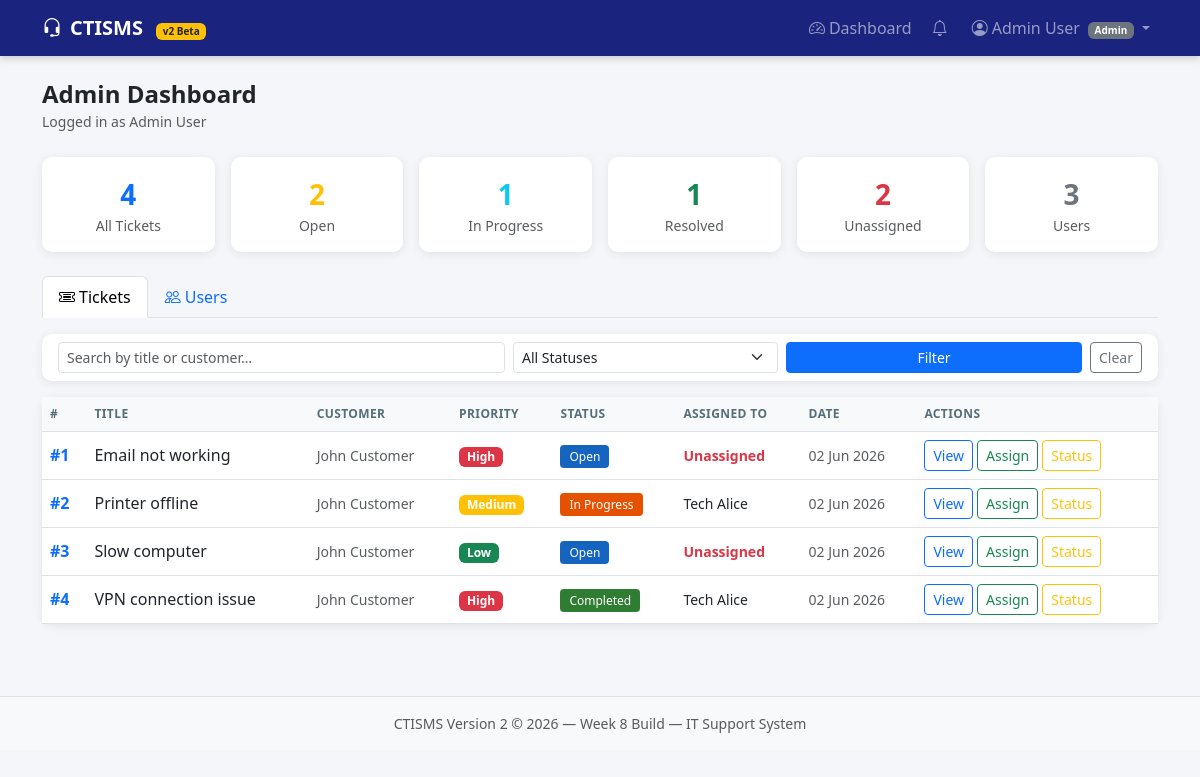
Page /admin_dashboard.php (signed in) on the committed database.
### tables this page shows
CREATE TABLE `tickets` (
  `id`            INT          NOT NULL AUTO_INCREMENT,
  `title`         VARCHAR(255) NOT NULL,
  `description`   TEXT         NOT NULL,
  `status`        ENUM('Open','In Progress','Awaiting Parts','Completed','Closed')
                  NOT NULL DEFAULT 'Open',
  `priority`      ENUM('Low','Medium','High') NOT NULL DEFAULT 'Medium',
  `customer_id`   INT          NOT NULL,
  `technician_id` INT          DEFAULT NULL,
  `created_at`    DATETIME     NOT NULL DEFAULT CURRENT_TIMESTAMP,
  `updated_at`    DATETIME     NOT NULL DEFAULT CURRENT_TIMESTAMP ON UPDATE CURRENT_TIMESTAMP,
  PRIMARY KEY (`id`),
  KEY `customer_id`   (`customer_id`),
  KEY `technician_id` (`technician_id`)
);

CREATE TABLE `users` (
  `id`         INT          NOT NULL AUTO_INCREMENT,
  `name`       VARCHAR(100) NOT NULL,
  `email`      VARCHAR(150) NOT NULL,
  `password`   VARCHAR(255) NOT NULL,
  `role`       ENUM('customer','technician','admin') NOT NULL DEFAULT 'customer',
  `created_at` DATETIME     NOT NULL DEFAULT CURRENT_TIMESTAMP,
  PRIMARY KEY (`id`),
  UNIQUE KEY `email` (`email`)
);

### includes/auth.php (called while the page is built, shortened)
<?php
function isLoggedIn(): bool {
    return !empty($_SESSION['user_id']);
}
function userName(): string {
    return $_SESSION['user_name'] ?? '';
}
function userRole(): string {
    return $_SESSION['user_role'] ?? '';
}
function dashboardUrl(): string {
    return match(userRole()) {
        'admin'      => '/ctisms_v2/admin_dashboard.php',
        'technician' => '/ctisms_v2/technician_dashboard.php',
        default      => '/ctisms_v2/customer_dashboard.php',
    };
}
function e(mixed $v): string {
    return htmlspecialchars((string)($v ?? ''), ENT_QUOTES, 'UTF-8');
}

### admin_dashboard.php (the view, shortened to what this page needs)
<?php
require_once 'includes/auth.php';
$db = getDB();
$search = trim($_GET['search'] ?? '');
$sql    = "SELECT t.*, c.name AS customer_name, u.name AS tech_name
           FROM tickets t
           JOIN users c ON c.id=t.customer_id
           LEFT JOIN users u ON u.id=t.technician_id WHERE 1=1";
$params = [];
$sql .= " ORDER BY t.created_at DESC";
$stmt = $db->prepare($sql); $stmt->execute($params);
$tickets = $stmt->fetchAll();
$allTickets = $db->query("SELECT * FROM tickets")->fetchAll();
$total    = count($allTickets);
$open     = count(array_filter($allTickets,fn($t)=>$t['status']==='Open'));
$inpg     = count(array_filter($allTickets,fn($t)=>$t['status']==='In Progress'));
$done     = count(array_filter($allTickets,fn($t)=>in_array($t['status'],['Completed','Closed'])));
$unassign = count(array_filter($allTickets,fn($t)=>!$t['technician_id']));
$users = $db->query("SELECT * FROM users ORDER BY role,name")->fetchAll();
$totalUsers = count($users);
function sBadge(string $s): string {
    $map=['Open'=>'badge-open','In Progress'=>'badge-inprog',
          'Awaiting Parts'=>'badge-awaiting','Completed'=>'badge-completed','Closed'=>'badge-closed'];
    return '<span class="'.($map[$s]??'badge-open').'">'.htmlspecialchars($s).'</span>';
}
include 'includes/header.php';
?>
<div class="mb-4">
  <h4 class="fw-bold mb-0">Admin Dashboard</h4>
  <small class="text-muted">Logged in as <?= e(userName()) ?></small>
</div>
<div class="row g-3 mb-4">
  <?php foreach([['All Tickets',$total,'primary'],['Open',$open,'warning'],
                 ['In Progress',$inpg,'info'],['Resolved',$done,'success'],
                 ['Unassigned',$unassign,'danger'],['Users',$totalUsers,'secondary']] as [$l,$v,$c]): ?>
  <div class="col-6 col-md-2">
    <div class="card text-center p-3">
      <div class="fs-3 fw-bold text-<?= $c ?>"><?= $v ?></div>
      <div class="text-muted small"><?= $l ?></div>
    </div>
  </div>
  <?php endforeach; ?>
</div>
<ul class="nav nav-tabs mb-3">
  <li class="nav-item">
    <button class="nav-link active" data-bs-toggle="tab" data-bs-target="#tabTickets">
      <i class="bi bi-ticket-detailed me-1"></i>Tickets
    </button>
  </li>
  <li class="nav-item">
    <button class="nav-link" data-bs-toggle="tab" data-bs-target="#tabUsers">
      <i class="bi bi-people me-1"></i>Users
    </button>
  </li>
</ul>
<div class="tab-content">
  <div class="tab-pane fade show active" id="tabTickets">
    <div class="card mb-3">
      <div class="card-body py-2">
        <form method="GET" class="row g-2 align-items-center">
          <div class="col-md-5">
            <input type="text" name="search" class="form-control form-control-sm"
                   placeholder="Search by title or customer…" value="<?= e($search) ?>">
          </div>
          <div class="col-md-3">
            <select name="status" class="form-select form-select-sm">
              <option value="">All Statuses</option>
            </select>
          </div>
          <div class="col-md-4 d-flex gap-2">
            <button type="submit" class="btn btn-primary btn-sm flex-grow-1">Filter</button>
            <a href="/ctisms_v2/admin_dashboard.php" class="btn btn-outline-secondary btn-sm">Clear</a>
          </div>
        </form>
      </div>
    </div>
    <div class="card">
      <div class="card-body p-0">
        <div class="table-responsive">
          <table class="table table-hover mb-0">
            <thead>
              <tr><th>#</th><th>Title</th><th>Customer</th><th>Priority</th>
                  <th>Status</th><th>Assigned To</th><th>Date</th><th>Actions</th></tr>
            </thead>
            <tbody>
            <?php foreach($tickets as $t): ?>
              <tr>
                <td class="text-primary fw-bold">#<?= $t['id'] ?></td>
                <td><?= e($t['title']) ?></td>
                <td class="text-muted small"><?= e($t['customer_name']) ?></td>
                <td><span class="badge bg-<?= ['High'=>'danger','Medium'=>'warning','Low'=>'success'][$t['priority']]??'secondary' ?>"><?= e($t['priority']) ?></span></td>
                <td><?= sBadge($t['status']) ?></td>
                <td class="small"><?= $t['tech_name']?e($t['tech_name']):'<span class="text-danger fw-semibold">Unassigned</span>' ?></td>
                <td class="text-muted small"><?= date('d M Y',strtotime($t['created_at'])) ?></td>
                <td>
                  <div class="d-flex gap-1 flex-wrap">
                    <a href="/ctisms_v2/view_ticket.php?id=<?= $t['id'] ?>" class="btn btn-sm btn-outline-primary">View</a>
                    <a href="/ctisms_v2/assign_ticket.php?id=<?= $t['id'] ?>" class="btn btn-sm btn-outline-success">Assign</a>
                    <?php if($t['status']!=='Closed'): ?>
                    <a href="/ctisms_v2/update_status.php?id=<?= $t['id'] ?>" class="btn btn-sm btn-outline-warning">Status</a>
                    <?php endif; ?>
                  </div>
                </td>
              </tr>
            <?php endforeach; ?>
            </tbody>
          </table>
        </div>
      </div>
    </div>
  </div>
</div>
<?php include 'includes/footer.php'; ?>

### includes/header.php (shortened to what this page needs)
<!DOCTYPE html>
<html lang="en">
<head>
<link href="https://cdn.jsdelivr.net/npm/bootstrap@5.3.0/dist/css/bootstrap.min.css" rel="stylesheet">
<link href="https://cdn.jsdelivr.net/npm/bootstrap-icons@1.11.0/font/bootstrap-icons.css" rel="stylesheet">
<link href="/ctisms_v2/assets/css/style.css" rel="stylesheet">
</head>
<body>
<nav class="navbar navbar-expand-lg navbar-dark" style="background-color:#1a237e;">
  <div class="container">
    <a class="navbar-brand fw-bold" href="/ctisms_v2/">
      <i class="bi bi-headset me-2"></i>CTISMS
      <span class="badge bg-warning text-dark ms-2" style="font-size:10px">v2 Beta</span>
    </a>
    <div class="collapse navbar-collapse" id="nav">
      <ul class="navbar-nav ms-auto align-items-lg-center gap-1">
      <?php if (isLoggedIn()): ?>
        <li class="nav-item">
          <a class="nav-link" href="<?= dashboardUrl() ?>">
            <i class="bi bi-speedometer2 me-1"></i>Dashboard
          </a>
        </li>
        <li class="nav-item position-relative">
          <a class="nav-link" href="/ctisms_v2/notifications.php">
            <i class="bi bi-bell me-1"></i>
          </a>
        </li>
        <li class="nav-item dropdown">
          <a class="nav-link dropdown-toggle" href="#" data-bs-toggle="dropdown">
            <i class="bi bi-person-circle me-1"></i><?= e(userName()) ?>
            <span class="badge bg-secondary ms-1" style="font-size:10px"><?= ucfirst(userRole()) ?></span>
          </a>
        </li>
      <?php else: ?>
        <li class="nav-item"><a class="nav-link" href="/ctisms_v2/login.php">Login</a></li>
        <li class="nav-item"><a class="nav-link" href="/ctisms_v2/register.php">Register</a></li>
      <?php endif; ?>
      </ul>
    </div>
  </div>
</nav>
<div class="container py-4">

### includes/footer.php (shortened to what this page needs)
</div>
<footer class="bg-light border-top mt-5 py-3 text-center text-muted small">
  CTISMS Version 2 &copy; <?= date('Y') ?> &mdash; Week 8 Build &mdash; IT Support System
</footer>
</body></html>

### assets/css/style.css (style rules this page uses)
body { background:#f4f6f9; font-family:'Segoe UI',Arial,sans-serif; }
.navbar { box-shadow:0 2px 8px rgba(0,0,0,0.2); }
.card { border:none; border-radius:10px; box-shadow:0 2px 10px rgba(0,0,0,0.08); }
.badge-open { background:#1565c0; color:#fff; padding:3px 9px; border-radius:4px; font-size:12px; }
.badge-inprog { background:#e65100; color:#fff; padding:3px 9px; border-radius:4px; font-size:12px; }
.badge-completed { background:#2e7d32; color:#fff; padding:3px 9px; border-radius:4px; font-size:12px; }
.table th { font-size:12px; text-transform:uppercase; letter-spacing:.4px; color:#546e7a; background:#f8f9fa; }
.table td { vertical-align:middle; }

### rows in the picture
tickets: id "1", title "Email not working", users.name "John Customer", priority "High", status "Open", shows "Unassigned", created_at "02 Jun 2026"
tickets: id "2", title "Printer offline", users.name "John Customer", priority "Medium", status "In Progress", users.name "Tech Alice", created_at "02 Jun 2026"
tickets: id "3", title "Slow computer", users.name "John Customer", priority "Low", status "Open", shows "Unassigned", created_at "02 Jun 2026"
tickets: id "4", title "VPN connection issue", users.name "John Customer", priority "High", status "Completed", users.name "Tech Alice", created_at "02 Jun 2026"

### other values in the picture
userName() "Admin User"
userRole() "Admin"
$v "4"
$l "All Tickets"
$v "2"
$l "Open"
$v "1"
$l "In Progress"
$l "Resolved"
$l "Unassigned"
$v "3"
$l "Users"
